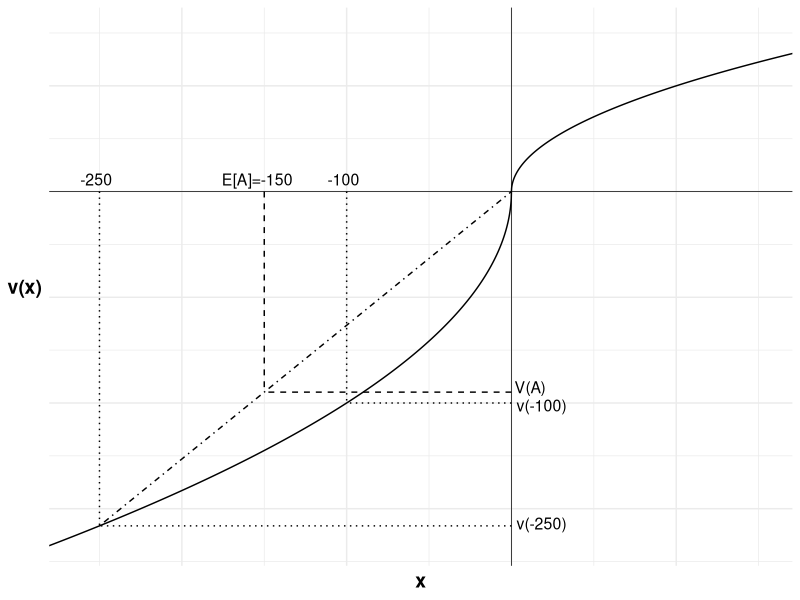
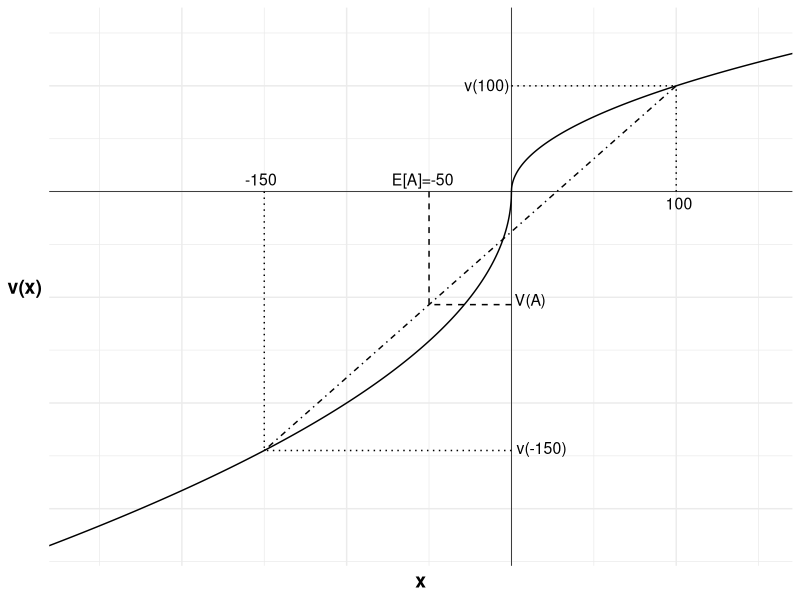

R code for these plots, in order:
## ---- chunk 1
#| label: fig-lisa
#| #| fig-cap: Lisa's consideration of gamble A and the \$100 loss

library(ggplot2)

u <- function(x){
  ifelse (x >= 0, x^0.5, -2*(-x)^0.5)
}

df <- data.frame(
  x = seq(-300, 300, 0.1),
  y = u(seq(-300, 300, 0.1))
)

#Variables for plot (may not match labels as not necessarily done to scale)
#Payoffs from gamble
x1<- -250 #loss
x2<- 0 #win
ev<- -150 #expected value of gamble
xc<- -100 #certain outcome
px2<-(ev-x1)/(x2-x1)

ggplot(mapping = aes(x, y)) +

  #Plot the utility curve
  geom_line(data = df) +
  geom_vline(xintercept = 0, linewidth=0.25)+ 
  geom_hline(yintercept = 0, linewidth=0.25)+
  labs(x = "x", y = "v(x)")+

  # Set the theme
  theme_minimal()+

  #remove numbers on each axis
  theme(axis.text.x = element_blank(),
            axis.text.y = element_blank(),
            axis.title=element_text(size=14,face="bold"),
            axis.title.y = element_text(angle=0, vjust=0.5))+

  #limit to y greater than zero and x greater than -8 (need -8 so space for y-axis labels)
  coord_cartesian(xlim = c(-260, 150), ylim = c(-33, 15))+

  #Add labels -250, v(-250) and line to curve indicating each
  annotate("text", x = x1, y = 0, label = "-250", size = 4, hjust = 0.6, vjust = -0.5)+
  annotate("segment", x = x1, y = 0, xend = x1, yend = u(x1), linewidth = 0.5, colour = "black", linetype="dotted")+
  annotate("segment", x = 0, y = u(x1), xend = x1, yend = u(x1), linewidth = 0.5, colour = "black", linetype="dotted")+
  annotate("text", x = 0, y = u(x1), label = "v(-250)", size = 4, hjust = -0.1, vjust = 0.3)+

  #Add labels -100, v(-100) and line to curve indicating each
  annotate("text", x = xc, y = 0, label = "-100", size = 4, hjust = 0.6, vjust = -0.5)+
  annotate("segment", x = xc, y = 0, xend = xc, yend = u(xc), linewidth = 0.5, colour = "black", linetype="dotted")+
  annotate("segment", x = 0, y = u(xc), xend = xc, yend = u(xc), linewidth = 0.5, colour = "black", linetype="dotted")+
  annotate("text", x = 0, y = u(xc), label = "v(-100)", size = 4, hjust = -0.1, vjust = 0.7)+

  #Add expected utility line
  annotate("segment", x = x1, xend = x2, y = u(x1), yend = u(x2), linewidth = 0.5, colour = "black", linetype="dotdash")+

  #Add labels 0, v(0) and line to curve indicating each
  #annotate("text", x = x2, y = 0, label = "0", size = 4, hjust = 0.4, vjust = 1.5)+
  #annotate("segment", x = x2, y = 0, xend = x2, yend = u(x2), linewidth = 0.5, colour = "black", linetype="dotted")+
  #annotate("segment", x = 0, y = u(x2), xend = x2, yend = u(x2), linewidth = 0.5, colour = "black", linetype="dotted")+
  #annotate("text", x = 0, y = u(x2), label = "v(0)", size = 4, hjust = 1.05, vjust = 0.45)+

  #Add labels E[A], V(A) and curve indicating each
  annotate("text", x = ev, y = 0, label = "E[A]=-150", size = 4, hjust = 0.6, vjust = -0.5)+
  annotate("segment", x = ev, y = 0, xend = ev, yend = u(x1)+(u(x2)-u(x1))*px2, linewidth = 0.5, colour = "black", linetype="dashed")+
  annotate("segment", x = 0, y = u(x1)+(u(x2)-u(x1))*px2, xend = ev, yend = u(x1)+(u(x2)-u(x1))*px2, linewidth = 0.5, colour = "black", linetype="dashed")+
  annotate("text", x = 0, y = u(x1)+(u(x2)-u(x1))*px2, label = "V(A)", size = 4, hjust = -0.1, vjust = 0.1)

## ---- chunk 2
#| label: fig-lisa_win
#| fig-cap: Lisa's consideration of gamble A and the \$100 loss after the win

library(ggplot2)

u <- function(x){
  ifelse (x >= 0, x^0.5, -2*(-x)^0.5)
}

df <- data.frame(
  x = seq(-300, 300, 0.1),
  y = u(seq(-300, 300, 0.1))
)

#Variables for plot (may not match labels as not necessarily done to scale)
#Payoffs from gamble
x1<- -150 #loss
x2<- 100 #win
ev<- -50 #expected value of gamble
xc<- 0 #certain outcome
px2<-(ev-x1)/(x2-x1)

ggplot(mapping = aes(x, y)) +

  #Plot the utility curve
  geom_line(data = df) +
  geom_vline(xintercept = 0, linewidth=0.25)+ 
  geom_hline(yintercept = 0, linewidth=0.25)+
  labs(x = "x", y = "v(x)")+

  # Set the theme
  theme_minimal()+

  #remove numbers on each axis
  theme(axis.text.x = element_blank(),
            axis.text.y = element_blank(),
            axis.title=element_text(size=14,face="bold"),
            axis.title.y = element_text(angle=0, vjust=0.5))+

  #limit to y greater than zero and x greater than -8 (need -8 so space for y-axis labels)
  coord_cartesian(xlim = c(-260, 150), ylim = c(-33, 15))+

  #Add labels -150, v(-150) and line to curve indicating each
  annotate("text", x = x1, y = 0, label = "-150", size = 4, hjust = 0.6, vjust = -0.5)+
  annotate("segment", x = x1, y = 0, xend = x1, yend = u(x1), linewidth = 0.5, colour = "black", linetype="dotted")+
  annotate("segment", x = 0, y = u(x1), xend = x1, yend = u(x1), linewidth = 0.5, colour = "black", linetype="dotted")+
  annotate("text", x = 0, y = u(x1), label = "v(-150)", size = 4, hjust = -0.1, vjust = 0.3)+

  #Add labels -100, v(-100) and line to curve indicating each
  #annotate("text", x = xc, y = 0, label = "-100", size = 4, hjust = 0.6, vjust = -0.5)+
  #annotate("segment", x = xc, y = 0, xend = xc, yend = u(xc), linewidth = 0.5, colour = "black", linetype="dotted")+
  #annotate("segment", x = 0, y = u(xc), xend = xc, yend = u(xc), linewidth = 0.5, colour = "black", linetype="dotted")+
  #annotate("text", x = 0, y = u(xc), label = "v(-100)", size = 4, hjust = -0.1, vjust = 0.7)+

  #Add expected utility line
  annotate("segment", x = x1, xend = x2, y = u(x1), yend = u(x2), linewidth = 0.5, colour = "black", linetype="dotdash")+

  #Add labels 100, v(1000) and line to curve indicating each
  annotate("text", x = x2, y = 0, label = "100", size = 4, hjust = 0.4, vjust = 1.5)+
  annotate("segment", x = x2, y = 0, xend = x2, yend = u(x2), linewidth = 0.5, colour = "black", linetype="dotted")+
  annotate("segment", x = 0, y = u(x2), xend = x2, yend = u(x2), linewidth = 0.5, colour = "black", linetype="dotted")+
  annotate("text", x = 0, y = u(x2), label = "v(100)", size = 4, hjust = 1.05, vjust = 0.45)+

  #Add labels E[A], V(A) and curve indicating each
  annotate("text", x = ev, y = 0, label = "E[A]=-50", size = 4, hjust = 0.6, vjust = -0.5)+
  annotate("segment", x = ev, y = 0, xend = ev, yend = u(x1)+(u(x2)-u(x1))*px2, linewidth = 0.5, colour = "black", linetype="dashed")+
  annotate("segment", x = 0, y = u(x1)+(u(x2)-u(x1))*px2, xend = ev, yend = u(x1)+(u(x2)-u(x1))*px2, linewidth = 0.5, colour = "black", linetype="dashed")+
  annotate("text", x = 0, y = u(x1)+(u(x2)-u(x1))*px2, label = "V(A)", size = 4, hjust = -0.1, vjust = 0.1)

